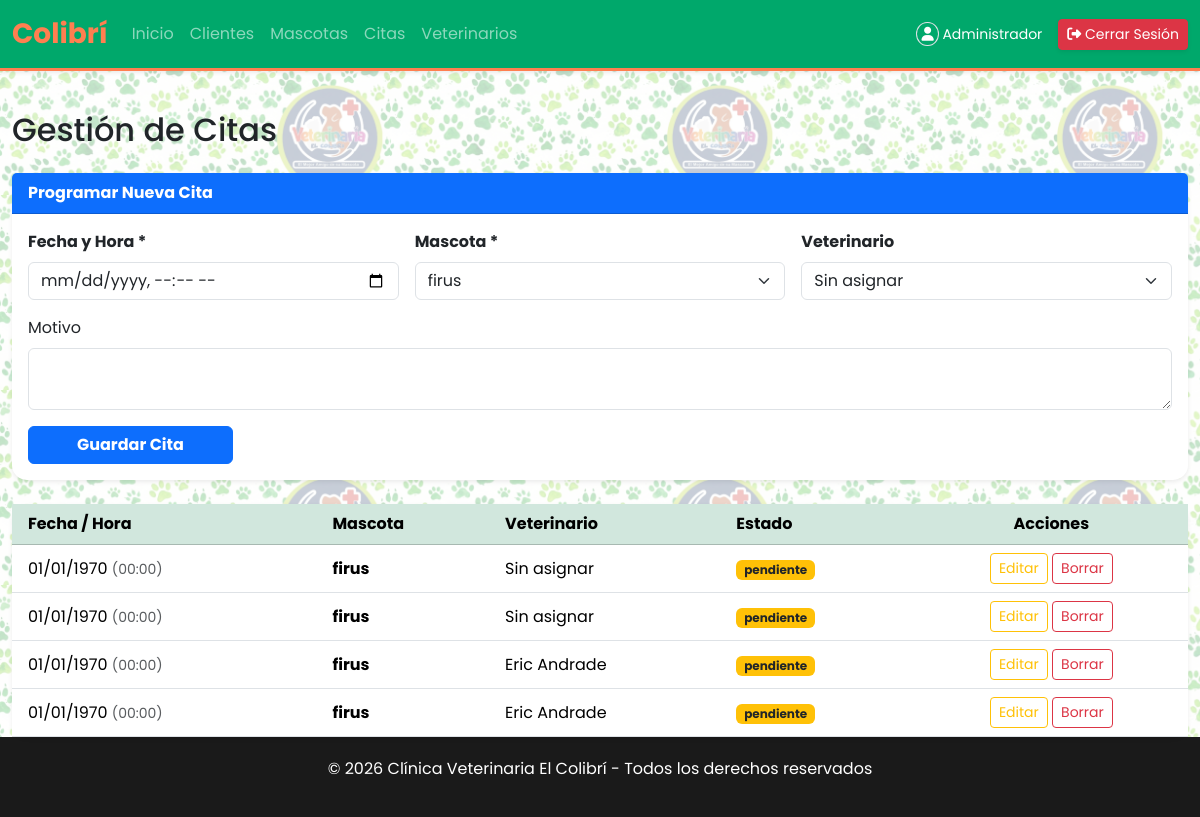
Screenshot of /pages/citas.php (signed in) with the database file from the repository.
### tables this page shows
CREATE TABLE `cita` (
  `id_cita` int(11) NOT NULL,
  `motivo` text DEFAULT NULL,
  `estado` enum('pendiente','confirmada','cancelada','completada') DEFAULT 'pendiente',
  `id_mascota` int(11) NOT NULL,
  `id_veterinario` int(11) DEFAULT NULL,
  `diagnostico` text DEFAULT NULL,
  `fecha_hora` datetime DEFAULT NULL
);

CREATE TABLE `mascota` (
  `id_mascota` int(11) NOT NULL,
  `nombre` varchar(100) NOT NULL,
  `especie` varchar(50) NOT NULL,
  `raza` varchar(50) DEFAULT NULL,
  `edad` int(11) DEFAULT NULL,
  `id_cliente` int(11) DEFAULT NULL
);

CREATE TABLE `usuario` (
  `id_veterinario` int(11) NOT NULL,
  `nombre` varchar(100) NOT NULL,
  `rol` enum('admin','veterinario') DEFAULT 'veterinario',
  `especialidad` varchar(100) DEFAULT NULL,
  `correo` varchar(100) DEFAULT NULL,
  `telefono` varchar(20) DEFAULT NULL,
  `usuario` varchar(50) DEFAULT NULL,
  `password` varchar(255) DEFAULT NULL
);

### pages/citas.php (the view, shortened to what this page needs)
<?php
require_once '../includes/header.php';
$editRow = null;
$mascotas = mysqli_query($con, "SELECT id_mascota, nombre FROM mascota ORDER BY nombre ASC");
$citas = mysqli_query($con, "SELECT c.*, m.nombre as m_nom, u.nombre as v_nom FROM cita c JOIN mascota m ON c.id_mascota=m.id_mascota LEFT JOIN usuario u ON c.id_veterinario=u.id_veterinario ORDER BY c.fecha_hora DESC");
?>
<div class="container-fluid mt-3">
    <h2 class="mb-4">Gestión de Citas</h2>
    <div class="card mb-4 shadow-sm border-0">
        <div class="card-header bg-primary text-white fw-bold"><?= $editRow ? 'Editar Cita' : 'Programar Nueva Cita' ?></div>
        <div class="card-body">
            <form method="POST">
                <div class="row g-3">
                    <div class="col-md-4">
                        <label class="form-label fw-bold">Fecha y Hora *</label>
                        <input type="datetime-local" name="fecha_hora" class="form-control" value="<?= $editRow['fecha_hora'] ?? '' ?>" required>
                    </div>
                    <div class="col-md-4">
                        <label class="form-label fw-bold">Mascota *</label>
                        <select name="id_mascota" class="form-select">
                            <?php while($m = mysqli_fetch_assoc($mascotas)): ?>
                                <option value="<?= $m['id_mascota'] ?>" <?= (($editRow['id_mascota'] ?? '') == $m['id_mascota'] ? 'selected' : '') ?>><?= htmlspecialchars($m['nombre']) ?></option>
                            <?php endwhile; ?>
                        </select>
                    </div>
                    <div class="col-md-4">
                        <label class="form-label fw-bold">Veterinario</label>
                        <select name="id_veterinario" class="form-select">
                            <option value="">Sin asignar</option>
                        </select>
                    </div>
                    <div class="col-md-12">
                        <label class="form-label">Motivo</label>
                        <textarea name="motivo" class="form-control" rows="2"><?= htmlspecialchars($editRow['motivo'] ?? '') ?></textarea>
                    </div>
                </div>
                <button type="submit" name="<?= $editRow ? 'actualizar_cita' : 'crear_cita' ?>" class="btn btn-primary mt-3 px-5 fw-bold">Guardar Cita</button>
            </form>
        </div>
    </div>
    <div class="card shadow-sm border-0">
        <div class="card-body p-0">
            <table class="table table-hover align-middle mb-0">
                <thead class="table-success text-dark">
                    <tr><th class="ps-3">Fecha / Hora</th><th>Mascota</th><th>Veterinario</th><th>Estado</th><th class="text-center">Acciones</th></tr>
                </thead>
                <tbody>
                    <?php while($c = mysqli_fetch_assoc($citas)): ?>
                    <tr>
                        <td class="ps-3">
                            <?= date('d/m/Y', strtotime($c['fecha_hora'])) ?>
                            <small class="text-muted">(<?= date('H:i', strtotime($c['fecha_hora'])) ?>)</small>
                        </td>
                        <td class="fw-bold"><?= htmlspecialchars($c['m_nom']) ?></td>
                        <td><?= htmlspecialchars($c['v_nom'] ?? 'Sin asignar') ?></td>
                        <td><span class="badge bg-warning text-dark"><?= $c['estado'] ?></span></td>
                        <td class="text-center">
                            <a href="?editar=<?= $c['id_cita'] ?>" class="btn btn-sm btn-outline-warning">Editar</a>
                            <a href="?eliminar=<?= $c['id_cita'] ?>" class="btn btn-sm btn-outline-danger" onclick="return confirm('¿Borrar?')">Borrar</a>
                        </td>
                    </tr>
                    <?php endwhile; ?>
                </tbody>
            </table>
        </div>
    </div>
</div>
<?php require '../includes/footer.php'; ?>

### assets/css/style.css (style rules this page uses)
:root { --primary: #00A86B; --primary-dark: #008f5d; --accent: #FF7F50; --glass: rgba(255, 255, 255, 0.85); }
body { font-family: 'Poppins', sans-serif; background: url('../img/background.jpg') repeat !important; background-size: 390px !important; background-attachment: fixed !important; min-height: 100vh; display: flex; flex-direction: column; }
body::before { content: ""; position: fixed; top: 0; left: 0; width: 100%; height: 100%; background: rgba(255, 255, 255, 0.75); z-index: -1; }
.card { border: none !important; border-radius: 15px !important; box-shadow: 0 5px 15px rgba(0,0,0,0.05); transition: all 0.3s ease-in-out; }

### rows the page displays
cita: fecha_hora "01/01/1970", fecha_hora "00:00", id_mascota.nombre "firus", v_nom "Sin asignar", estado "pendiente"
cita: fecha_hora "01/01/1970", fecha_hora "00:00", id_mascota.nombre "firus", v_nom "Sin asignar", estado "pendiente"
cita: fecha_hora "01/01/1970", fecha_hora "00:00", id_mascota.nombre "firus", id_veterinario.nombre "Eric Andrade", estado "pendiente"
cita: fecha_hora "01/01/1970", fecha_hora "00:00", id_mascota.nombre "firus", id_veterinario.nombre "Eric Andrade", estado "pendiente"

### other values shown
$_SESSION['user']['nombre'] "Administrador"
form field id_mascota "firus"
